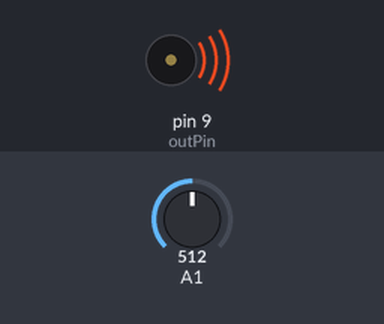
Simulated run of this sketch. Board: Arduino Uno, built with avr-gcc and run on an emulated ATmega328P. Parts: buzzer (waves = sounding). The test bench sets the inputs (shaded band); at power-on: A1 = 512. What the sketch prints to the serial monitor is not drawn. At 20.0 s the program stops and its outputs stay as they are.

Above: at 0.1 s.
Timing chart, 0 to 1.6 s (numbered marks = the images above):
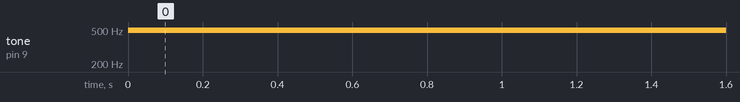

The sketch:

Lab6.ino
```cpp
unsigned long currentTime = 0;
unsigned long lastTime = 0;
const unsigned long intervalBetweenData = 1000;

const int outPin = 9;

long int  numDataPoints = 0;
const long int DataPointsNeeded = 20000;

void setup() {
  // put your setup code here, to run once:

  Serial.begin(500000);

}

void loop() {
  // put your main code here, to run repeatedly:
  if(numDataPoints < DataPointsNeeded){
  currentTime = micros();

  tone(outPin,498);

  if(currentTime - lastTime >= intervalBetweenData ) {
    int sensorValue = analogRead(A1);
    lastTime += intervalBetweenData;

    numDataPoints +=1;


    Serial.print(currentTime/1000);
    Serial.print(',');
    Serial.println(sensorValue);

  }

  }

  else{
    exit(0);
  }

}
```

Measured:
- by itself, tone on pin 9 (outPin): silent → 498 Hz at 0.00 s
